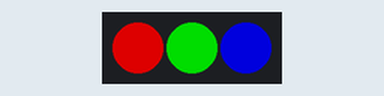
This sketch was run on a simulated Arduino Uno, built with avr-gcc and run on an emulated ATmega328P. Shown: 3 RGB LEDs in strip order, left to right. Dim RGB values are drawn brighter than linear.

Above: at 0.11 s.
At 1.11 s:
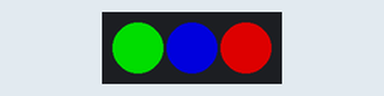
At 2.71 s:
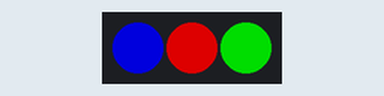
Timing chart, 0 to 3.0 s (numbered marks = the images above):
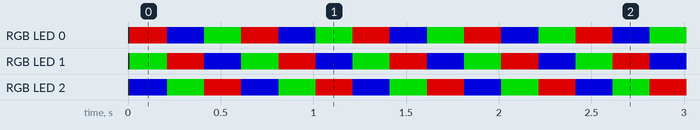

The sketch:

LED_Test_NeoPixel.ino
```cpp
#include <Adafruit_NeoPixel.h>

#define POWER_PIN    13
#define DATA_PIN     12
#define NUMPIXELS    3

Adafruit_NeoPixel pixels(NUMPIXELS, DATA_PIN, NEO_GRB + NEO_KHZ800);

// Renamed from 'index' to 'myIndex' to avoid naming conflicts
int myIndex = 0;

void setup() {
  pinMode(POWER_PIN, OUTPUT);
  digitalWrite(POWER_PIN, HIGH);
  delay(10);
  pixels.begin();
}

void loop() {
  pixels.clear();

  // Use the new variable name
  pixels.setPixelColor(myIndex % 3,         pixels.Color(150, 0, 0)); // Red
  pixels.setPixelColor((myIndex + 1) % 3,   pixels.Color(0, 150, 0)); // Green
  pixels.setPixelColor((myIndex + 2) % 3,   pixels.Color(0, 0, 150)); // Blue

  pixels.show();

  myIndex++; // Increment the uniquely named variable

  // Keep myIndex from growing into a massive number eventually
  if (myIndex >= 3) myIndex = 0;

  delay(200);
}
```

Measured:
- by itself, RGB LED 0: repeats every 0.60 s: RGB(0, 0, 150) 0.20 s, RGB(0, 150, 0) 0.20 s, RGB(150, 0, 0) 0.20 s
- by itself, RGB LED 1: repeats every 0.60 s: RGB(150, 0, 0) 0.20 s, RGB(0, 0, 150) 0.20 s, RGB(0, 150, 0) 0.20 s
- by itself, RGB LED 2: repeats every 0.60 s: RGB(0, 150, 0) 0.20 s, RGB(150, 0, 0) 0.20 s, RGB(0, 0, 150) 0.20 s
